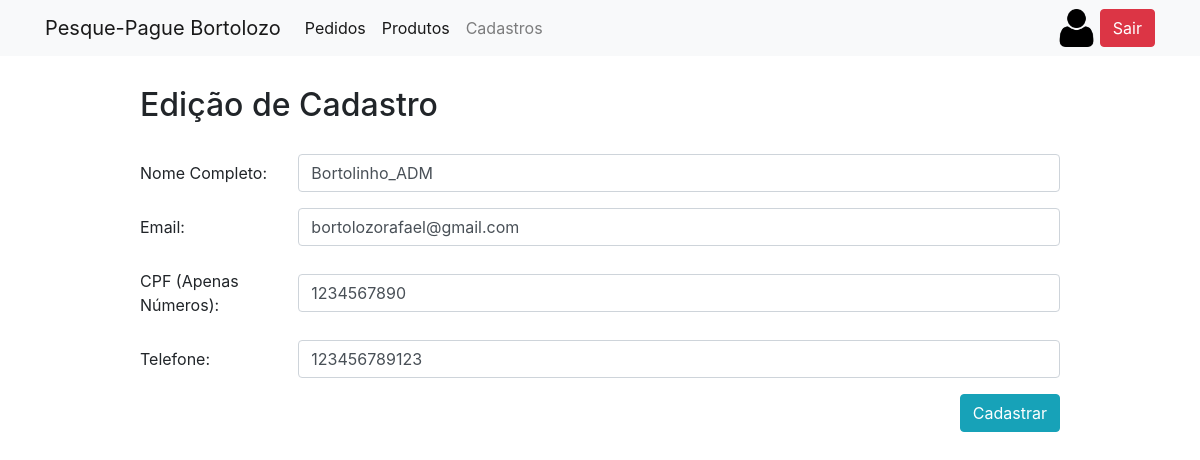
Screenshot of /login/edit.php?id=13 (signed in) with the database file from the repository.
### tables this page shows
CREATE TABLE `clientes` (
  `id` int NOT NULL AUTO_INCREMENT,
  `nome` varchar(100) NOT NULL,
  `email` varchar(100) NOT NULL,
  `senha` varchar(260) NOT NULL,
  `cpf` varchar(20) NOT NULL,
  `telefone` varchar(45) NOT NULL,
  PRIMARY KEY (`id`)
);

### src/dao/LoginDAO.php (called while the page is built, shortened)
<?php
    class LoginDAO{
        public static function getById($id){
            $con = ConnectionFactory::getConnection();
            $stmt= $con->prepare("SELECT * FROM clientes WHERE id= :id");
            $stmt->bindParam(':id', $id, PDO::PARAM_INT);
            $stmt->execute();
            return $stmt;
        }
    }
?>

### login/edit.php (the view, shortened to what this page needs)
<?php
    $stmt= LoginDAO::getById($_GET['id']);
    $con= $stmt->fetch(PDO::FETCH_OBJ);
?>
<!DOCTYPE html>
<html lang="pt-BR">
<head>
    <?php include("../partials/_head.php")?>
</head>
<body>
    <?php include("../partials/_header.php")?>
    <section id="content">
        <div class="container">
            <div class="row">
                <div class="col-md-1"></div>
                <div class="col-md-10">
                    <h2>Edição de Cadastro</h2>
                    <form action="/login/update.php" method="POST">
                        <div class="form-group row">
                            <label for="nome" class="col-sm-2 col-form-label my-auto">Nome Completo:</label>
                            <div class="col-sm-10 my-auto">
                                <input required type="text" class="form-control" id="nome" name="nome" value="<?=$con->nome?>"/>
                            </div>
                        </div>
                        <div class="form-group row">
                            <label for="email" class="col-sm-2 col-form-label my-auto">Email:</label>
                            <div class="col-sm-10 my-auto">
                                <input required type="text" class="form-control" id="email" name="email" value="<?=$con->email?>"/>
                            </div>
                        </div>
                        <div class="form-group row">
                            <label for="cpf" class="col-sm-2 col-form-label my-auto">CPF (Apenas Números):</label>
                            <div class="col-sm-10 my-auto">
                                <input required type="text" class="form-control" id="cpf" name="cpf" value="<?=$con->cpf?>"/>
                            </div>
                        </div>
                        <div class="form-group row">
                            <label for="telefone" class="col-sm-2 col-form-label my-auto">Telefone:</label>
                            <div class="col-sm-10 my-auto">
                                <input required type="text" class="form-control" id="telefone" name="telefone" value="<?=$con->telefone?>"/>
                            </div>
                        </div>
                        <input type="submit" value="Cadastrar" class="btn btn-info float-right">
                    </form>
                </div>
            </div>
        </div>
    </section>
</body>
</html>

### css/style.css (style rules this page uses)
section#content { margin-top: 30px; }
section#content h2 { margin-bottom: 30px; }

### rows the page displays
clientes: nome "Bortolinho_ADM", email "bortolozorafael@gmail.com", cpf "1234567890", telefone "123456789123"
